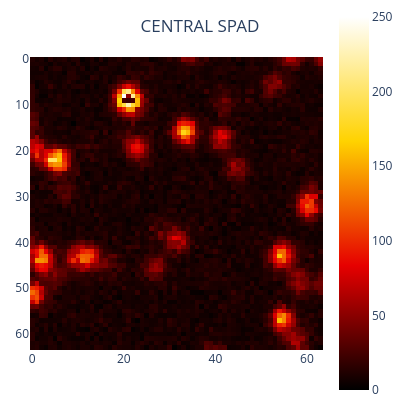

This figure's notebook cell:
### Code cell
# RUN INPUT
#############################################################################################

#############################################################################################
# FILE IMPORT AND SETUP
############################################################################################

dir = os.getcwd()
filename = path.join(dir,'images','2025 07 07-08 Qdots',file) # input
savename = path.join(dir,'images','output',file) # output
savenameSOFI = path.join(dir,'images','output','SOFI',file)

timeSwitch = True #True if i saved the timetraces
spadFormat=7
Nspad = spadFormat**2

index7=[i for i in range(49) if i != 12]
index5=[8,9,10,11,15,16,17,18,19,22,23,24,25,26,29,30,31,32,33,36,37,38,39,40] #Check if 12 is included or not
index3=[16,17,18,23,24,25,30,31,32]
index1=[17,23,24,25,31]


f = h5py.File(filename + '.h5', 'r') # read h5 file

# ----------------- read header

if timeSwitch:
    group = f['Fluctuations']
    print('Opening time data...')
    Endoftime_h5 = group['IsEndOfTimeBin'][()]
    t_bin=group['Time'][()][0]/1000        #micros
    rep = group.attrs['I_Repetitions'][0]      #repetitions  
else:
    group = f['Image']

imgFormat=group.attrs['I_Height'][0]       #pixels
Depth=group.attrs['I_Depth'][0]            #repetitions/z
ImgFoV=group.attrs['I_XSpan[um]'][0]       #micron
pxsizex=group.attrs['I_XPixelSize[nm]'][0]/1000 #micron         
ZSpan=group.attrs['I_ZSpan[um]'][0]        #micron
pxsizez=group.attrs['I_ZPixelSize[nm]'][0]/1000 #micron
Duration=group.attrs['M_Duration[ms]'][0]  #ms
DwellTime=Duration/(Depth*imgFormat**2)    #ms (approximate)
Fingerprint_h5 = group['Fingerprint'][()]

# ---------------- reading SPAD DATA

print('Opening SPAD data...')
data_h5= group['SPAD'][()]
print('Finished opening')
f.close()

# ----------------- display metadata

print('--------------------METADATA:--------------')
print('imgFormat: ',imgFormat,'x',imgFormat,'px')
print('depth (z): ', Depth)
print('FOV: ', ImgFoV,'μm')
print('pixelsize (x-y): ', pxsizex,'μm')
print('pixelsize (z): ', pxsizez,'μm')
print('ZSpan (z-range):', ZSpan,'μm')
print('Duration frame:', Duration,'ms')
print('Dwell time (time per pixel):', DwellTime,'ms')
print('---------------------------------------------')

# ---------------- fixing binning

# Ch,T,X,Y,R,Z
# print('Full data size: ' + str(data_h5.shape[0]))
# print('Total time bins (no channel distinction): ' +str(Endoftime_h5.shape[0]))

endtime=np.asarray(np.where(Endoftime_h5==1))[0,:]       #Cerco gli indici di Endoftime_h5 dove finiscono i pixels
# print('Scan pixels: ' + str(endtime.shape[0]))
# print('\nendtime: '+str(endtime[:10]))
v = np.max(np.diff(endtime))                             #Cerco la durata massima
# print('maximum temporal timetrace length: ' +str(v))                  
overflow = endtime[np.asarray(np.where(np.diff(endtime)==v))[0,:]+1]  #Indici di cut degli elementi in overflow
# print('\nOverflow: ' +str(overflow))
# print('Pixels in overflow: ' + str(overflow.shape[0]))

over_del = np.zeros(((overflow.shape[0]+1)*Nspad)).astype(np.int64)
for j in range(Nspad):
    over_del[(j)*overflow.shape[0]:overflow.shape[0]*(j+1)]= ((overflow*Nspad)+j)

g=np.linspace(0,48,49).astype(int)
if endtime[0]+1==v: 
    over_del[-49:]=((endtime[0]*Nspad)+g)
else:
    over_del=np.delete(over_del, np.linspace(over_del.shape[0]-Nspad, over_del.shape[0]-1).astype(int) , axis=(0))
    
# print('Bin in data_h5 to be removed: ' +str(over_del))

data_crop = np.delete(data_h5, over_del)
del over_del
del endtime
del g
del overflow
# print('\nFinal size of cropped data: ' +str(data_crop.shape[0]))
# print('Expected size: ' +str(Nspad*Depth*rep*imgFormat**2*(v-1)))

if not data_crop.shape[0]==Nspad*Depth*rep*imgFormat**2*(v-1):
    raise 'data error, bin not corresponding'
# print('size cropped == expected size: ', str(data_crop.shape[0]==Nspad*Depth*rep*imgFormat**2*(v-1)))

# ---------------------------- reshaping (z,rep,y,x,y,ch)

z_i, rep_i, y_i, x_i, t_i, ch_i = 0, 1, 2, 3, 4, 5 # indexes of reshaped data

fingerprint_meta = np.reshape(Fingerprint_h5, (spadFormat,spadFormat))
if not timeSwitch:
    data=np.reshape(data_h5,(Depth,1,imgFormat,imgFormat,1,Nspad)) 
    print('Data format (z,rep,y,x,t,ch) ' +str(data.shape))
else:
    data=np.reshape(data_crop, (Depth,rep,imgFormat,imgFormat,v-1,Nspad))
    print('Data format (z,rep,y,x,t,ch) ' +str(data.shape))
    del data_crop
   
# print('\nCumulative Dwell time (approx.): ' + str(DwellTime) +' ms')
# print('FoV [um]: ' + str(ImgFoV))
# if timeSwitch: print('Time binsize [us]: ' +str(t_bin))
# print('Pixel size [um]: ' +str(pxsizex))
del data_h5 # free the memory

#############################################################################################
# FIRST PLOT, all the data is in 'data'
############################################################################################


CENTRAL_SPAD = data[0, :, :, :, :, 24].sum(axis=(3, 0)).astype(np.uint8)

# im = Image.fromarray(CENTRAL_SPAD) # convert to an image

# -------------------- Plot with Plotly

fig = px.imshow(
    CENTRAL_SPAD, 
    color_continuous_scale='hot',
    title='CENTRAL SPAD',
)
fig.update_layout(
    margin=dict(l=30, r=0, t=0, b=0),
    width=400,
    height=400,
    title=dict(
        y=0.95,  # move title closer to plot
        x=0.5,   # keep centered
        xanchor='center',
        yanchor='top'
    )
)

fig.show()

del Endoftime_h5

### Figure 1 — Plotly figure (JSON) as saved in the notebook; plotly's stock layout.template omitted (floating-point values rounded to 4 significant figures; data arrays with more than 128 entries replaced by an {"elided": "..."} marker saying what was removed)
{"data": [{"coloraxis": "coloraxis", "hovertemplate": "x: %{x}<br>y: %{y}<br>color: %{z}<extra></extra>", "name": "0", "type": "heatmap", "xaxis": "x", "yaxis": "y", "z": {"elided": "64x64 int values"}}], "layout": {"coloraxis": {"colorscale": [[0, "rgb(0,0,0)"], [0.3333, "rgb(230,0,0)"], [0.6667, "rgb(255,210,0)"], [1, "rgb(255,255,255)"]]}, "height": 400, "margin": {"b": 0, "l": 30, "r": 0, "t": 0}, "title": {"text": "CENTRAL SPAD", "x": 0.5, "xanchor": "center", "y": 0.95, "yanchor": "top"}, "width": 400, "xaxis": {"anchor": "y", "constrain": "domain", "domain": [0, 1], "scaleanchor": "y"}, "yaxis": {"anchor": "x", "autorange": "reversed", "constrain": "domain", "domain": [0, 1]}}}
